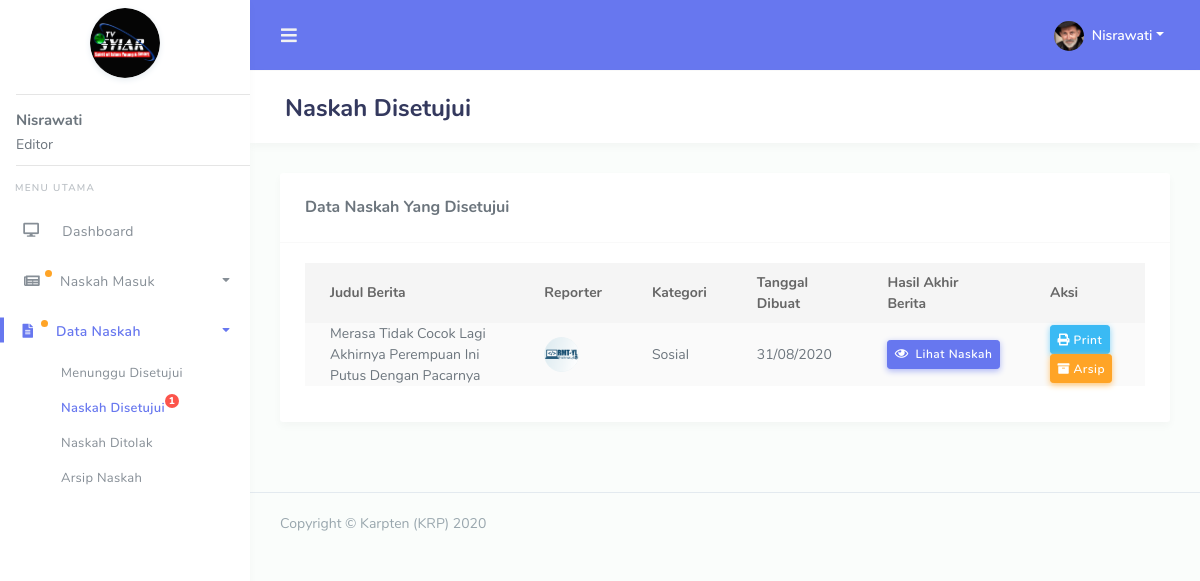
The page /editor/naskah_disetujui.php (signed in) on the database its author committed.
### tables this page shows
CREATE TABLE `tb_users` (
  `id` int NOT NULL,
  `nama` varchar(255) NOT NULL,
  `alamat` varchar(255) NOT NULL,
  `no_hp` varchar(255) NOT NULL,
  `jabatan` varchar(255) NOT NULL,
  `foto` varchar(255) NOT NULL DEFAULT 'default.png',
  `username` varchar(255) NOT NULL,
  `password` varchar(255) NOT NULL,
  `status` varchar(255) NOT NULL DEFAULT 'waiting'
);

CREATE TABLE `tb_revisi` (
  `id` int NOT NULL,
  `berita_id` int NOT NULL,
  `editor_id` int NOT NULL,
  `berita_revisi` text NOT NULL,
  `catatan_editor` text NOT NULL
);

CREATE TABLE `tb_berita` (
  `id` int NOT NULL,
  `user_id` int NOT NULL,
  `judul` varchar(255) NOT NULL,
  `kategori` varchar(255) NOT NULL,
  `berita_created` text NOT NULL,
  `berita_final` text,
  `tanggal` datetime NOT NULL,
  `konten` varchar(255) DEFAULT NULL,
  `status` varchar(255) NOT NULL
);

### editor/naskah_disetujui.php (the view, shortened to what this page needs)
<?php
require('template/header.php');
$revisi = mysqli_query($conn, "SELECT * FROM tb_revisi WHERE editor_id = '$id'");
?>
<div class="main-content">
  <section class="section">
    <div class="section-header">
      <h1>Naskah Disetujui</h1>
    </div>
    <div class="section-body">
      <div class="row">
        <div class="col-12">
          <div class="card">
            <div class="card-header">
              <h4>Data Naskah Yang Disetujui</h4>
            </div>
            <div class="card-body">
              <div class="table-responsive">
                <table class="table table-striped" id="table-1">
                  <thead>
                    <tr>
                      <th style="max-width: 200px;">Judul Berita</th>
                      <th>Reporter</th>
                      <th>Kategori</th>
                      <th>Tanggal Dibuat</th>
                      <th>Hasil Akhir Berita</th>
                      <th style="width: 120px;">Aksi</th>
                    </tr>
                  </thead>
                  <tbody>
                    <?php foreach ($revisi as $rev) {
                      $berita_id = $rev['berita_id'];
                      $berita = mysqli_query($conn, "SELECT * FROM tb_berita WHERE id = '$berita_id' AND status = 'verify'");
                      $dta = mysqli_fetch_assoc($berita);
                      if ($dta) {
                        $user_id = $dta['user_id'];
                        $reporter = mysqli_query($conn, "SELECT * FROM tb_users WHERE id = '$user_id'");
                        $usr = mysqli_fetch_assoc($reporter); ?>
                        <tr>
                          <td><?= $dta['judul'] ?></td>
                          <td>
                            <a href="#" data-toggle="modal" data-target="#modal-reporter<?= $dta['id'] ?>">
                              <img alt="image" src="../assets/img/avatar/<?= $usr['foto'] ?>" class="rounded-circle" data-toggle="tooltip" title="" data-original-title="<?= $usr['nama'] ?>" width="35">
                            </a>
                          </td>
                          <td><?= $dta['kategori'] ?></td>
                          <td><?= date('d/m/Y', strtotime($dta['tanggal'])) ?></td>
                          <td>
                            <a href="#" class="btn btn-icon icon-left btn-primary btn-sm" data-toggle="modal" data-target="#modal-berita<?= $dta['id'] ?>" data-toggle1="tooltip" title="" data-original-title="Lihat Hasil Akhir Naskah"><i class="far fa-eye"></i> Lihat Naskah</a>
                          </td>
                          <td>
                            <a href="#" class="btn btn-icon icon-left btn-info btn-sm" id="set_print" data-toggle1="tooltip" title="" data-original-title="Print Naskah" data-id="<?= $dta['id'] ?>"><i class="fa fa-print"></i> Print</a>
                            <a href="controller.php?arsip=true&from=naskah_disetujui&berita_id=<?= $dta['id'] ?>" class="btn btn-icon icon-left btn-warning btn-sm" data-toggle1="tooltip" title="" data-original-title="Arsip Naskah"><i class="fa fa-archive"></i> Arsip</a>
                          </td>
                        </tr>
                    <?php }
                    } ?>
                  </tbody>
                </table>
              </div>
            </div>
          </div>
        </div>
      </div>
    </div>
  </section>
</div>
<?php
require('template/footer.php');
?>

### editor/template/header.php (shortened to what this page needs)
<?php
require('../config.php');
$get_id = $_SESSION['get_id'];
$result = mysqli_query($conn, "SELECT * FROM tb_users WHERE id = '$get_id'");
$get = mysqli_fetch_assoc($result);
$nama = $get['nama'];
$foto = $get['foto'];
$id = $get['id'];
$getNaskah_baru = mysqli_query($conn, "SELECT * FROM tb_berita WHERE status = 'waiting'");
$naskah_baru = mysqli_num_rows($getNaskah_baru);
$revisi = mysqli_query($conn, "SELECT * FROM tb_revisi WHERE editor_id = '$id'");
$naskah_revisi = 0;
$naskah_verify = 0;
foreach ($revisi as $rev) {
  $berita_id = $rev['berita_id'];
  $berita = mysqli_query($conn, "SELECT * FROM tb_berita WHERE id = '$berita_id' AND (status = 'verify')");
  $dta = mysqli_fetch_assoc($berita);
  if ($dta) $naskah_verify = $naskah_verify + 1;
}
$naskah_refuse = 0;
?>
<!DOCTYPE html>
<html lang="en">
<head>
  <link rel="stylesheet" href="../assets/modules/bootstrap/css/bootstrap.min.css">
  <link rel="stylesheet" href="../assets/modules/fontawesome/css/all.min.css">
  <link rel="stylesheet" href="../assets/modules/jqvmap/dist/jqvmap.min.css">
  <link rel="stylesheet" href="../assets/modules/owlcarousel2/dist/../assets/owl.carousel.min.css">
  <link rel="stylesheet" href="../assets/modules/owlcarousel2/dist/../assets/owl.theme.default.min.css">
  <link rel="stylesheet" href="../assets/modules/summernote/summernote-bs4.css">
  <link href="../assets/modules/richtext-editor/css/froala_editor.min.css" rel="stylesheet">
  <link href="../assets/modules/richtext-editor/css/froala_editor.pkgd.min.css" rel="stylesheet">
  <link rel="stylesheet" href="../assets/modules/datatables/datatables.min.css">
  <link rel="stylesheet" href="../assets/modules/datatables/DataTables-1.10.16/css/dataTables.bootstrap4.min.css">
  <link rel="stylesheet" href="../assets/modules/datatables/Select-1.2.4/css/select.bootstrap4.min.css">
  <link rel="stylesheet" href="../assets/css/style.css">
  <link rel="stylesheet" href="../assets/css/components.css">
  </head>
  <body>
    <div id="app">
      <div class="main-wrapper main-wrapper-1">
        <div class="navbar-bg"></div>
        <nav class="navbar navbar-expand-lg main-navbar">
          <form class="form-inline mr-auto">
            <ul class="navbar-nav mr-3">
              <li><a href="#" data-toggle="sidebar" class="nav-link nav-link-lg"><i class="fas fa-bars"></i></a></li>
            </ul>
          </form>
          <ul class="navbar-nav navbar-right">
            <li class="dropdown"><a href="#" data-toggle="dropdown" class="nav-link dropdown-toggle nav-link-lg nav-link-user">
              <img alt="image" src="../assets/img/avatar/<?= $foto ?>" class="rounded-circle mr-1">
              <div class="d-sm-none d-lg-inline-block"><?= $nama ?></div></a>
            </li>
          </ul>
        </nav>
        <div class="main-sidebar sidebar-style-2">
          <aside id="sidebar-wrapper">
            <div class="sidebar-brand">
              <a href="index.php">
                <img src="../assets/img/logo.png" alt="logo" width="70" class="mt-2 shadow-light rounded-circle">
              </a>
              <div class="text-left pl-3">
                <hr style="margin-bottom: -5px;">
                <b style="font-size: 15px;"><?= $nama ?></b>
                <p style="margin-bottom: -10px; margin-top: -20px;">Editor</p>
                <hr>
              </div>
            </div>
            <ul class="sidebar-menu mt-3">
              <li class="menu-header">Menu Utama</li>
              <li id="dashboard"><a class="nav-link" href="index.php"><i class="fa fa-desktop"></i> <span>Dashboard</span></a></li>
              <li class="dropdown" id="kelola_naskah">
                <a href="#" class="nav-link has-dropdown" data-toggle="dropdown">
                  <?php if ($naskah_baru >= 1 || $naskah_revisi >= 1) { ?>
                    <span class="beep" style="width: 40px;">
                      <i class="fa fa-newspaper" style="margin-left: -2px;"></i>
                    </span>
                  <?php } else { ?>
                    <i class="fa fa-newspaper"></i>
                  <?php } ?>
                  <span>Naskah Masuk</span>
                </a>
              </li>
              <li class="dropdown" id="data_naskah">
                <a href="#" class="nav-link has-dropdown" data-toggle="dropdown">
                  <?php if ($naskah_verify >= 1 || $naskah_refuse >= 1) { ?>
                    <span class="beep" style="width: 40px;">
                      <i class="fa fa-file-alt" style="margin-left: -2px;"></i>
                    </span>
                  <?php } else { ?>
                    <i class="fa fa-file-alt"></i>
                  <?php } ?>
                  <span>Data Naskah</span>
                </a>
                <ul class="dropdown-menu">
                  <li id="menunggu_disetujui">
                    <a class="nav-link" href="menunggu_disetujui.php">Menunggu Disetujui</a>
                  </li>
                  <li id="naskah_disetujui">
                    <a class="nav-link" href="naskah_disetujui.php">Naskah Disetujui
                      <?php if ($naskah_verify >= 1) { ?>
                        <span class="badge badge-danger text-center mb-3" style="width: 14px; padding: 2px; font-size: 10px;"><b><?= $naskah_verify ?></b></span>
                      <?php } ?>
                    </a>
                  </li>
                  <li id="naskah_ditolak">
                    <a class="nav-link" href="naskah_ditolak.php">Naskah Ditolak
                    </a>
                  </li>
                  <li id="arsip_naskah">
                    <a class="nav-link" href="arsip_naskah.php">Arsip Naskah</a>
                  </li>
                </ul>
              </li>
            </aside>
          </div>

### rows shown on the page
tb_users: foto (picture), nama "Nisrawati"
tb_revisi: berita.judul "Merasa Tidak Cocok Lagi Akhirnya Perempuan Ini Putus Dengan Pacarnya", tb_users.foto (picture), berita.kategori "Sosial", berita.tanggal "31/08/2020"

### other values the page prints
$naskah_verify "1"
